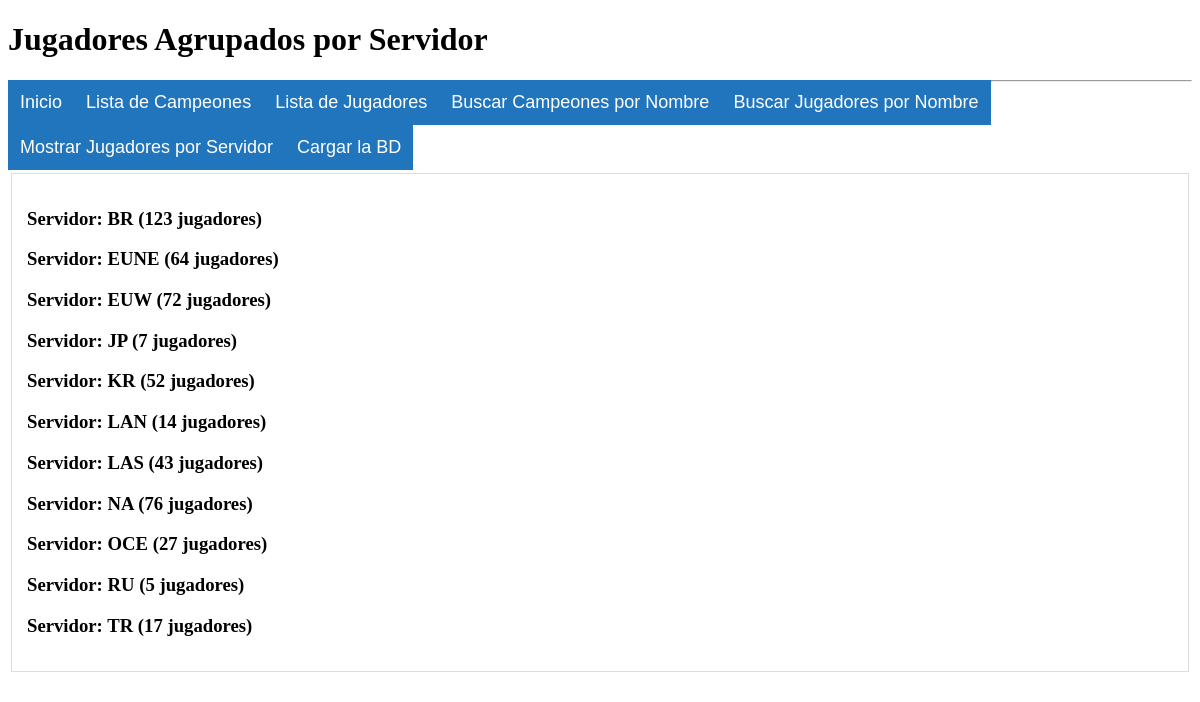
/jugadoresporservidor/, run on the app's committed database.
### main/models.py (models this page shows, shortened)
class Jugador(models.Model):
    nombre = models.CharField(verbose_name='Nombre', max_length=40)
    imagen = models.URLField(max_length=300)
    posicion = models.PositiveIntegerField(validators=[MinValueValidator(0)])
    servidor = models.CharField(verbose_name='Servidor', max_length=20)
    enlace = models.URLField(max_length=200)
    sololiga = models.CharField(verbose_name='Liga Soloqueue', max_length=30)
    solopl = models.PositiveIntegerField(validators=[MinValueValidator(0)])
    solovictorias = models.PositiveIntegerField(validators=[MinValueValidator(0)])

### main/views.py (the view)
# urls.py: path('jugadoresporservidor/', views.lista_jugadoresporservidor),
def lista_jugadoresporservidor(request):
    jugadores=Jugador.objects.all().order_by('servidor')
    return render(request,'jugadoresporservidor.html', {'jugadores':jugadores})

### main/templates/jugadoresporservidor.html
{% extends 'base.html' %}
{% block encabezado %}
<h1> Jugadores Agrupados por Servidor </h1>
{% endblock %}
{% block contenido %}
<table>
	<td>
			{% regroup jugadores by servidor as grouped %}
	    	{% for group in grouped %}
		    	<h3>Servidor: {{group.grouper}} ({{group.list|length}} jugadores)</h3>
            {% endfor %}
    </td>
</table>
{% endblock %}

### main/templates/base.html (shortened to what this page needs)
<!DOCTYPE html>
<html lang='es'>
<head>
</head>
<body>
  <header>
  	{% block encabezado %}{% endblock %}
    <ul id="cabecera">
 			<li><a href='/'>Inicio</a></li>
			<li><a href='/campeones'>Lista de Campeones</a></li>
			<li><a href='/jugadores'>Lista de Jugadores</a></li>
			<li><a href='/campeonespornombre'>Buscar Campeones por Nombre</a></li>
      <li><a href='/jugadorespornombre'>Buscar Jugadores por Nombre</a></li>
      <li><a href='/jugadoresporservidor'>Mostrar Jugadores por Servidor</a></li>
      <li><a href='/carga'>Cargar la BD</a></li>
    </ul>
	<hr>
  </header>
  <section>
    {% block contenido %}{% endblock %}
  </section>
</body>
</html>

### data on the page
Jugador: grouper "BR"
Jugador: grouper "EUNE"
Jugador: grouper "EUW"
Jugador: grouper "JP"
Jugador: grouper "KR"
Jugador: grouper "LAN"
Jugador: grouper "LAS"
Jugador: grouper "NA"
Jugador: grouper "OCE"
Jugador: grouper "RU"
Jugador: grouper "TR"

### other printed values
{{ group.list|length }} "123" "64" "72" "7" "52" "14" "43" "76" "27" "5" "17"
